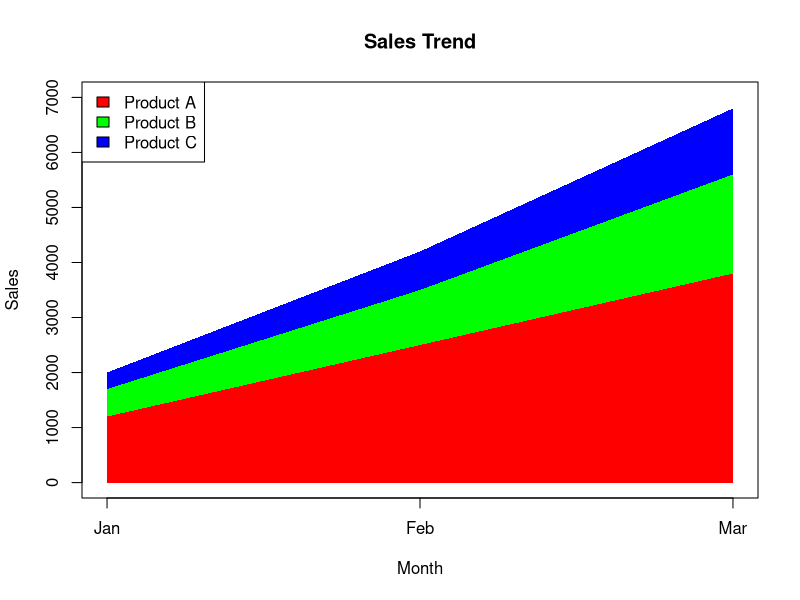

The R source for this figure:
# -------- Data --------
months <- c("Jan", "Feb", "Mar")
x <- 1:3

productA <- c(1200, 2500, 3800)
productB <- c(500, 1000, 1800)
productC <- c(300, 700, 1200)

# -------- Create empty plot --------
plot(x, productA,
     type = "n",
     xaxt = "n",
     ylim = c(0, 7000),
     xlab = "Month",
     ylab = "Sales",
     main = "Sales Trend")

axis(1, at = x, labels = months)

# -------- Stacked areas --------
# Product A (bottom)
polygon(c(x, rev(x)),
        c(productA, rep(0, length(x))),
        col = "red", border = NA)

# Product B (middle)
polygon(c(x, rev(x)),
        c(productA + productB, rev(productA)),
        col = "green", border = NA)

# Product C (top)
polygon(c(x, rev(x)),
        c(productA + productB + productC, rev(productA + productB)),
        col = "blue", border = NA)

# -------- Legend --------
legend("topleft",
       legend = c("Product A", "Product B", "Product C"),
       fill = c("red", "green", "blue"))
